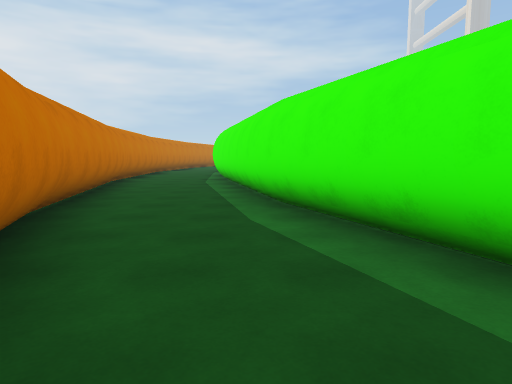
View 1 (above)

14 first-person views from a walk through a Unity game level. The camera is 1.5 m above the floor, tilts 6° down and sees 75° across. The floor is counted in squares, 2 m on a side. Each view is taken from the middle of a square. On the plan, view 1 faces up. The plan holds only what a view shows up to about 11 squares ahead; the rest is blank. The place goes on beyond the plan.

View 2
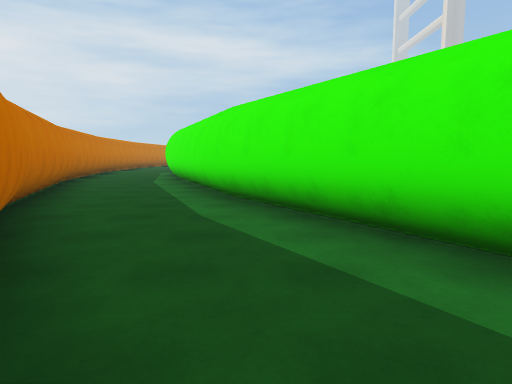

View 3
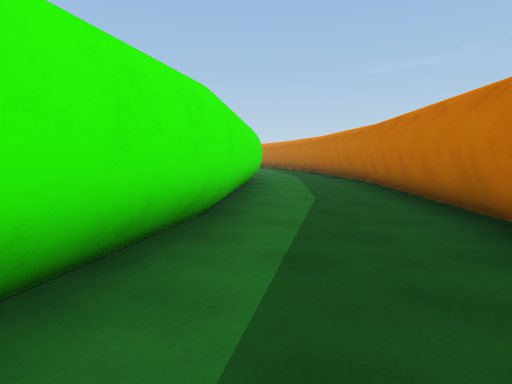

View 4
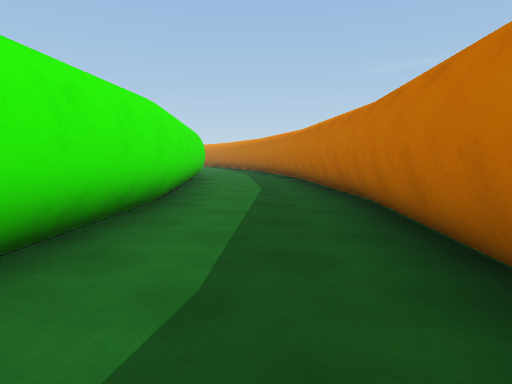

View 5
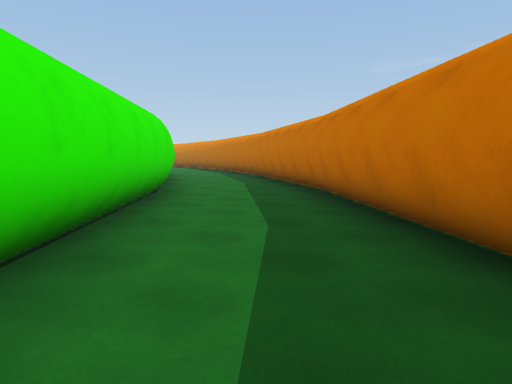

View 6
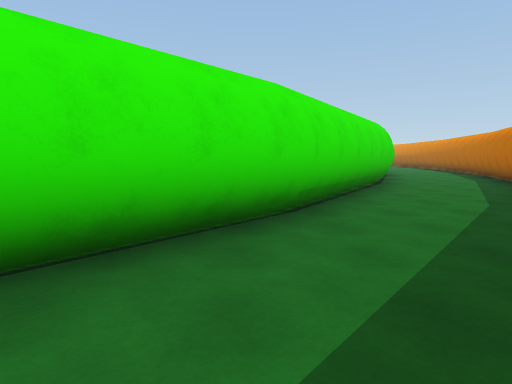

View 7
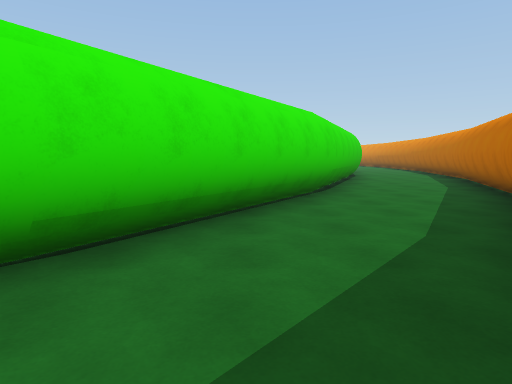

View 8
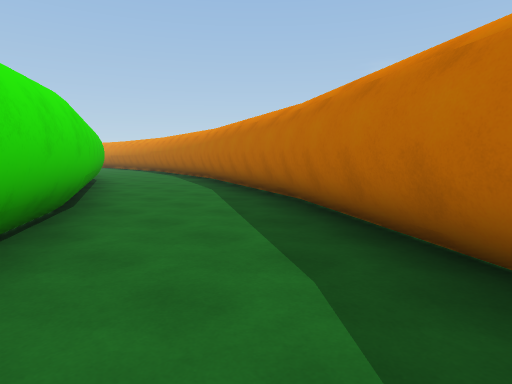

View 9
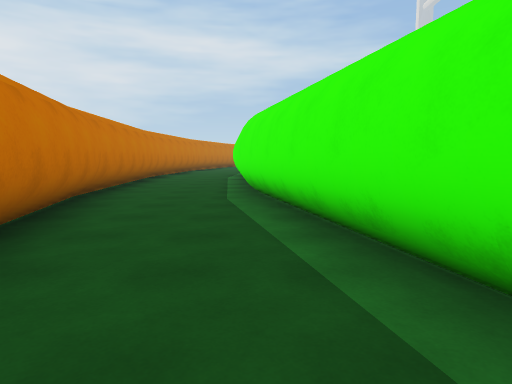

View 10
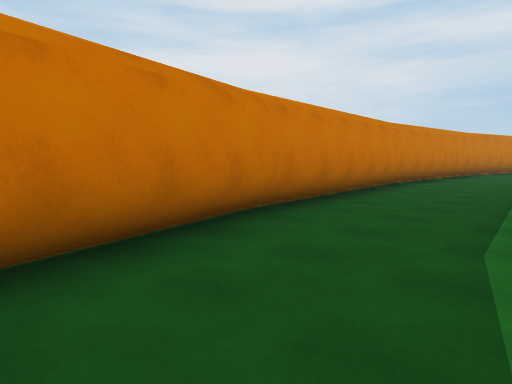

View 11
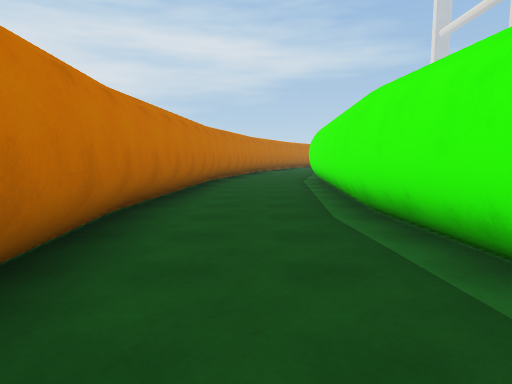

View 12
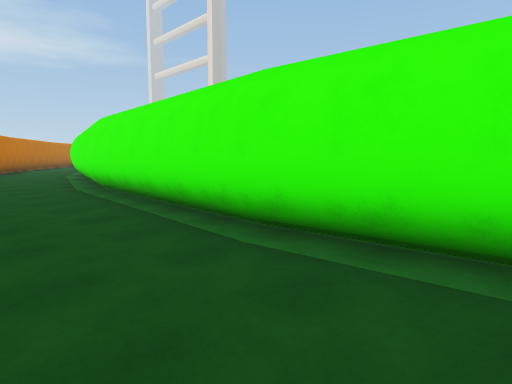

View 13
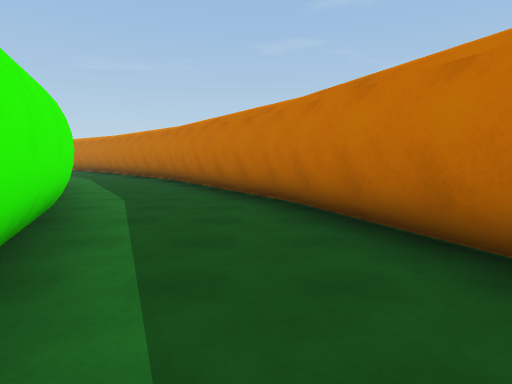

View 14
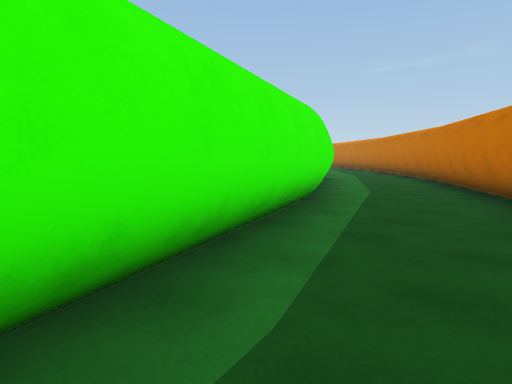

### Floor plan
Points are (right, up) in squares from view 1. A wall is a line through its corners. A room is listed if a view was taken in it or the views show most of it. See-through windows are left out.
Room 1 (views 1, 2, 3, 4, 5, 6, 7, 8, 9, 10, 11, 12, 13, 14)
walls: (2.1, 0.1) (-0.1, 5.4) (-1.4, 11); (-0.2, -1.2) (3, -6.5) (7.1, -11.2); (5, -4.7) (2.1, 0.2); (-2.6, 4.5) (-0.2, -1.3); (8.8, -9) (5.1, -4.7); (6.9, -11.1) (11.7, -15.2); (-1.4, 11.1) (-1.8, 16.5) (-1.5, 20.6); (-4, 10.5) (-2.5, 4.4); (13.1, -12.7) (8.7, -9); (11.6, -15.1) (17, -18.4); (-4.5, 16.6) (-4, 10.3); (17.9, -15.6) (13, -12.6); (16.8, -18.3) (21.5, -20.3); (-4.2, 20.5) (-4.5, 16.4); (21.5, -17.1) (17.8, -15.6)
low walls: (0.3, -2.5) (1.5, -4.4); (1.5, -4.5) (2.1, -5.4); (-0.3, -1.5) (0.2, -2.4); (5.2, -4.6) (2.3, 0.2) (1.5, 2.2); (2.8, -6.6) (3.5, -7.4); (1.4, 2.5) (0.2, 5.4); (6.4, -6) (5.4, -4.9); (3.6, -7.4) (4.4, -8.4); (4.5, -8.5) (6.1, -10.4); (0.1, 5.4) (-0.3, 7.4); (8.8, -8.8) (6.6, -6.2); (6.2, -10.5) (6.8, -11.2) (10.4, -14.3); (-0.4, 7.5) (-0.5, 8.2); (10.4, -10.1) (9.4, -9.3); (-0.6, 8.5) (-1.1, 10.4); (12.4, -11.8) (10.5, -10.2); (-4.2, 10.4) (-2.7, 4.4) (-0.3, -1.3); (10.5, -14.4) (11.5, -15.2); (13.3, -12.5) (12.5, -11.9); (14.4, -13.2) (13.4, -12.6); (-1.4, 13.9) (-1.5, 15.2); (12.9, -16.1) (15, -17.4); (-4.4, 13.6) (-4.1, 10.3); (-1.5, 15.4) (-1.6, 16.6); (16.4, -14.5) (14.5, -13.3); (-1.6, 16.4) (-1.5, 17.6); (15.1, -17.5) (16.4, -18.3); (-4.7, 16.6) (-4.4, 13.7); (18, -15.5) (16.5, -14.5); (-1.5, 17.9) (-1.3, 20.5); (16.7, -18.5) (19, -19.5); (-4.5, 19) (-4.7, 16.4); (19.5, -19.6) (20.9, -20.2)

Positions as (right, up) in squares from view 1, and headings:
1: (0, 0), facing up
2: (3, -6), facing up
3: (2, -2), facing down-right
4: (4, -6), facing down-right
5: (7, -9), facing down-right
6: (9, -12), facing right
7: (11, -14), facing right
8: (13, -14), facing down-right
9: (-1, 4), facing up
10: (-1, 7), facing up-left
11: (-3, 12), facing up
12: (-4, 14), facing up-right
13: (0, 4), facing down
14: (-1, 5), facing down-right
